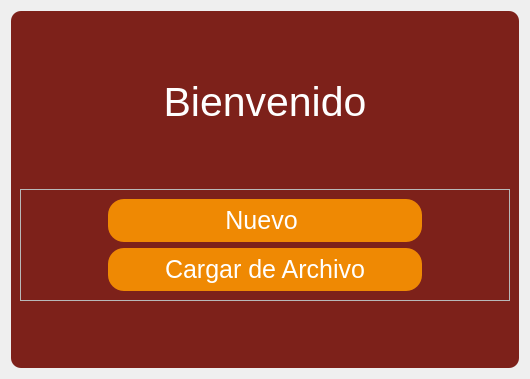
<?xml version="1.0" encoding="UTF-8"?>
<ui version="4.0">
 <class>BienvenidaForm</class>
 <widget class="QWidget" name="BienvenidaForm">
  <property name="enabled">
   <bool>true</bool>
  </property>
  <property name="geometry">
   <rect>
    <x>0</x>
    <y>0</y>
    <width>530</width>
    <height>379</height>
   </rect>
  </property>
  <property name="sizePolicy">
   <sizepolicy hsizetype="Preferred" vsizetype="Preferred">
    <horstretch>0</horstretch>
    <verstretch>0</verstretch>
   </sizepolicy>
  </property>
  <property name="maximumSize">
   <size>
    <width>610</width>
    <height>420</height>
   </size>
  </property>
  <property name="windowTitle">
   <string>Bienvenido</string>
  </property>
  <property name="windowOpacity">
   <double>1.000000000000000</double>
  </property>
  <property name="styleSheet">
   <string notr="true"/>
  </property>
  <layout class="QVBoxLayout" name="verticalLayout_3">
   <item>
    <widget class="QFrame" name="Container">
     <property name="font">
      <font>
       <pointsize>21</pointsize>
      </font>
     </property>
     <property name="styleSheet">
      <string notr="true">QFrame#Container{
	background-color: #7D211A;
	border-radius: 10px;
}</string>
     </property>
     <property name="frameShape">
      <enum>QFrame::StyledPanel</enum>
     </property>
     <property name="frameShadow">
      <enum>QFrame::Raised</enum>
     </property>
     <layout class="QGridLayout" name="gridLayout">
      <item row="2" column="0">
       <widget class="QFrame" name="frame">
        <property name="sizePolicy">
         <sizepolicy hsizetype="Preferred" vsizetype="Maximum">
          <horstretch>0</horstretch>
          <verstretch>0</verstretch>
         </sizepolicy>
        </property>
        <property name="frameShape">
         <enum>QFrame::StyledPanel</enum>
        </property>
        <property name="frameShadow">
         <enum>QFrame::Raised</enum>
        </property>
        <layout class="QGridLayout" name="gridLayout_2">
         <item row="2" column="0">
          <widget class="QPushButton" name="BtnCargar">
           <property name="sizePolicy">
            <sizepolicy hsizetype="Minimum" vsizetype="Fixed">
             <horstretch>0</horstretch>
             <verstretch>0</verstretch>
            </sizepolicy>
           </property>
           <property name="font">
            <font>
             <pointsize>19</pointsize>
            </font>
           </property>
           <property name="styleSheet">
            <string notr="true">QPushButton{
background-color: #EF8903;
padding: 7px;
max-width: 300px;
border-style: outset;
border-radius: 16px;
color:  white;
}

QPushButton:hover{
background-color: #C57000;
}

QPushButton:pressed{
	background-color: #A96000;
	color: white;
}


</string>
           </property>
           <property name="text">
            <string>Cargar de Archivo</string>
           </property>
          </widget>
         </item>
         <item row="1" column="0">
          <widget class="QPushButton" name="BtnNuevo">
           <property name="sizePolicy">
            <sizepolicy hsizetype="Fixed" vsizetype="Maximum">
             <horstretch>0</horstretch>
             <verstretch>1</verstretch>
            </sizepolicy>
           </property>
           <property name="font">
            <font>
             <pointsize>19</pointsize>
            </font>
           </property>
           <property name="styleSheet">
            <string notr="true">QPushButton{
background-color: #EF8903;
padding: 7px;
max-width: 300px;
border-style: outset;
border-radius: 16px;
color:  white;
}

QPushButton:hover{
background-color: #C57000;
}

QPushButton:pressed{
	background-color: #A96000;
	color: white;
}

</string>
           </property>
           <property name="text">
            <string>Nuevo </string>
           </property>
           <property name="flat">
            <bool>false</bool>
           </property>
          </widget>
         </item>
        </layout>
       </widget>
      </item>
      <item row="0" column="0">
       <widget class="QLabel" name="label">
        <property name="sizePolicy">
         <sizepolicy hsizetype="Preferred" vsizetype="Maximum">
          <horstretch>0</horstretch>
          <verstretch>0</verstretch>
         </sizepolicy>
        </property>
        <property name="font">
         <font>
          <pointsize>31</pointsize>
         </font>
        </property>
        <property name="styleSheet">
         <string notr="true">color: white;</string>
        </property>
        <property name="text">
         <string>Bienvenido</string>
        </property>
        <property name="alignment">
         <set>Qt::AlignCenter</set>
        </property>
       </widget>
      </item>
     </layout>
    </widget>
   </item>
  </layout>
 </widget>
 <resources/>
 <connections/>
</ui>
